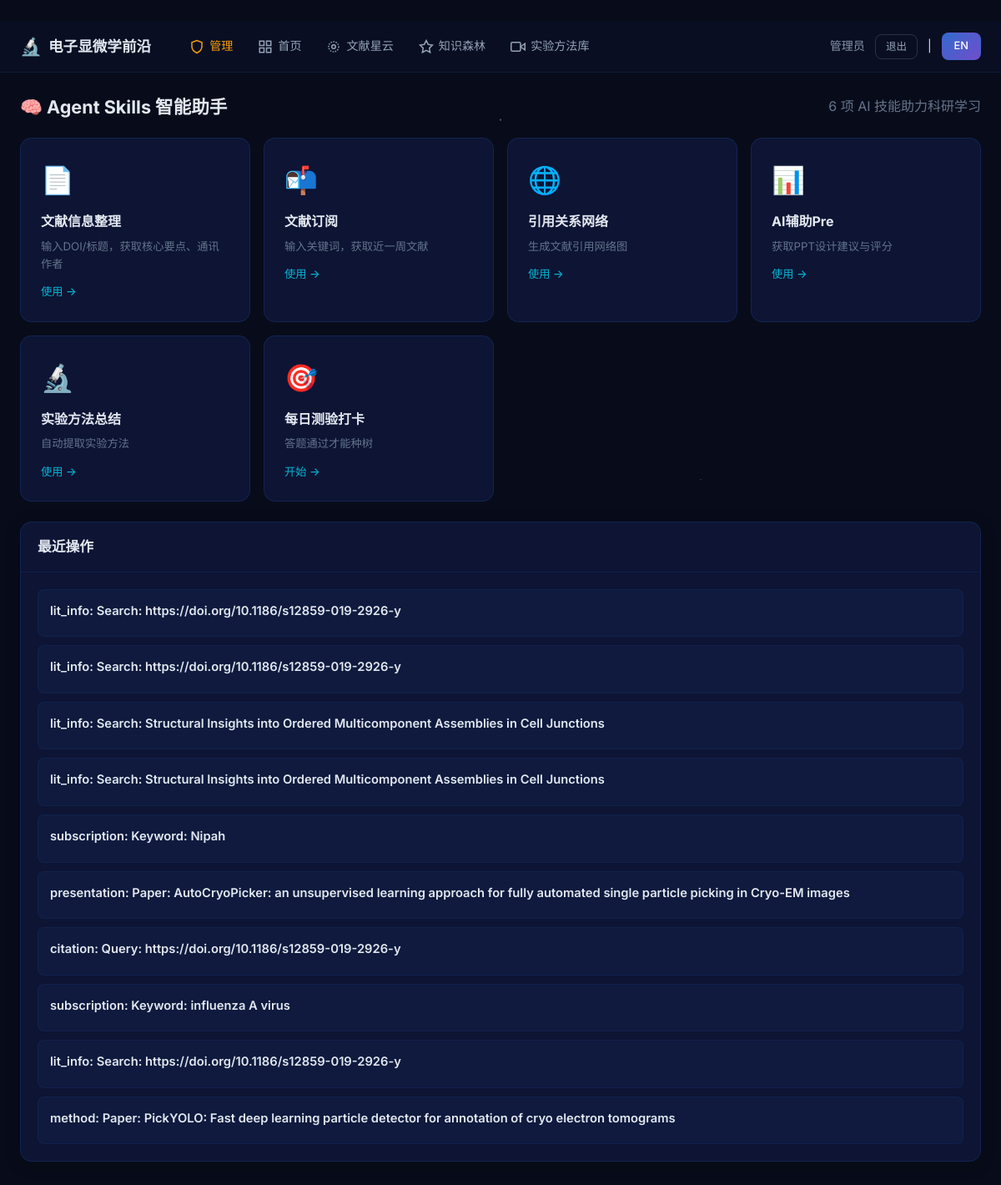
/agent (signed in), run on an earlier commit of the app's database.
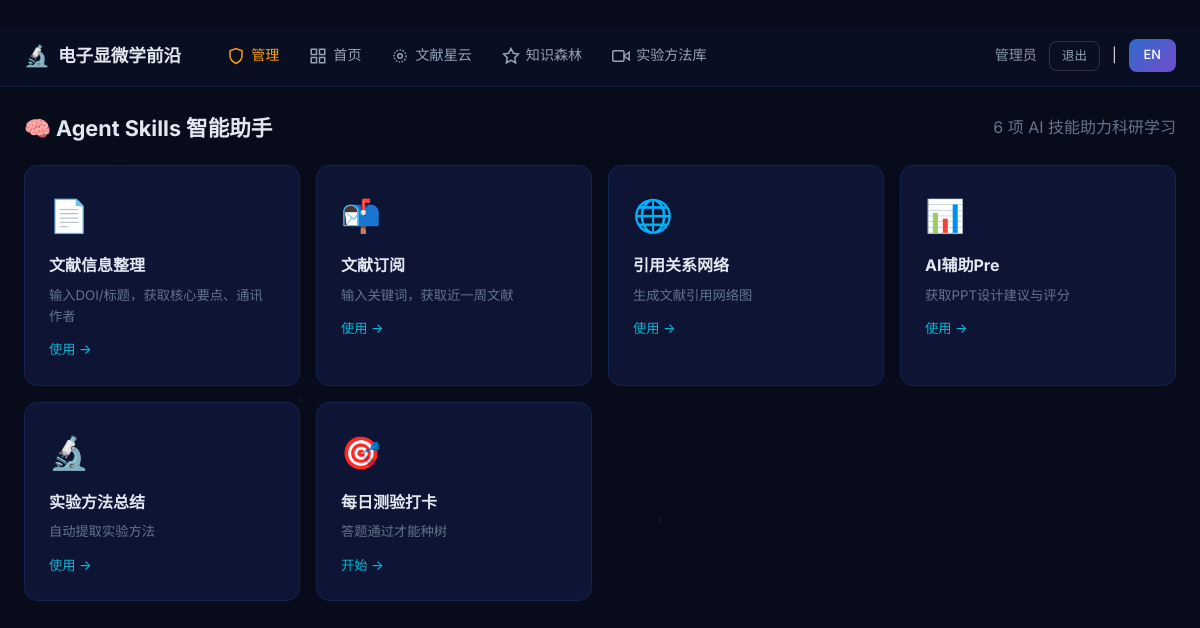
And on a later commit of the database.
### models.py (models this page shows, shortened)
class User(UserMixin, db.Model):
    __tablename__ = "users"
    id = db.Column(db.Integer, primary_key=True)
    student_id = db.Column(db.String(20), unique=True, nullable=False, index=True)
    name = db.Column(db.String(50), nullable=False)
    email = db.Column(db.String(120), nullable=False)
    password_hash = db.Column(db.String(256), nullable=False)
    is_admin = db.Column(db.Boolean, default=False)
    registered_at = db.Column(db.DateTime, default=lambda: datetime.now(timezone.utc))
    subscriptions = db.relationship("LiteratureSubscription", backref="user", lazy="dynamic")
    checkins = db.relationship("DailyCheckin", backref="user", lazy="dynamic")
    uploads = db.relationship("UploadedLiterature", backref="uploader", lazy="dynamic")
    rewards = db.relationship("AttendanceReward", backref="user", lazy="dynamic")

class AgentLog(db.Model):
    __tablename__ = "agent_logs"
    id = db.Column(db.Integer, primary_key=True)
    user_id = db.Column(db.Integer, db.ForeignKey("users.id"), nullable=True)
    skill = db.Column(db.String(50), nullable=False)
    action = db.Column(db.String(200), nullable=False)
    input_data = db.Column(db.Text, default="")
    output_data = db.Column(db.Text, default="")
    status = db.Column(db.String(20), default="success")
    created_at = db.Column(db.DateTime, default=lambda: datetime.now(timezone.utc))

### app.py (the view)
@app.route("/agent")
@login_required
def agent_dashboard():
    from models import AgentLog
    logs = AgentLog.query.filter_by(user_id=current_user.id).order_by(AgentLog.created_at.desc()).limit(10).all()
    return render_template("agent.html", logs=logs)

### app.py (called while the page is built)
@login_manager.user_loader
def load_user(user_id):
    return db.session.get(User, int(user_id))

@app.after_request
def no_cache(response):
    if 'text/html' in response.content_type:
        response.headers['Cache-Control'] = 'no-store, no-cache, must-revalidate, max-age=0'
        response.headers['Pragma'] = 'no-cache'
        response.headers['Expires'] = '0'
    return response

@app.context_processor
def inject_globals():
    lang = flask_session.get('lang', 'zh')
    return dict(lang=lang, _=_)

def _(zh_text, en_text=''):
    lang = flask_session.get('lang', 'zh')
    if lang == 'en' and en_text:
        return en_text
    return zh_text

### templates/agent.html (shortened to what this page needs)
{% extends "base.html" %}
{% block content %}
<div class="page-header"><h1>🧠 Agent Skills 智能助手</h1><p class="text-muted">6 项 AI 技能助力科研学习</p></div>
<div class="action-grid">
<a href="{{ url_for('agent_literature_info') }}" class="action-card">
<div class="action-icon">📄</div><h3>{{ _('文献信息整理', 'Lit Info') }}</h3><p>{{ _('输入DOI/标题，获取核心要点、通讯作者', 'Get paper details via OpenAlex') }}</p><span class="action-arrow">{{ _('使用', 'Use') }} →</span></a>
<a href="{{ url_for('agent_subscription') }}" class="action-card">
<div class="action-icon">📬</div><h3>{{ _('文献订阅', 'Subscribe') }}</h3><p>{{ _('输入关键词，获取近一周文献', 'Get weekly papers by keyword') }}</p><span class="action-arrow">{{ _('使用', 'Use') }} →</span></a>
<a href="{{ url_for('agent_citation') }}" class="action-card">
<div class="action-icon">🌐</div><h3>{{ _('引用关系网络', 'Citation Net') }}</h3><p>{{ _('生成文献引用网络图', 'Build citation relationship graph') }}</p><span class="action-arrow">{{ _('使用', 'Use') }} →</span></a>
<a href="{{ url_for('agent_presentation') }}" class="action-card">
<div class="action-icon">📊</div><h3>{{ _('AI辅助Pre', 'AI Pre') }}</h3><p>{{ _('获取PPT设计建议与评分', 'Get presentation tips & scoring') }}</p><span class="action-arrow">{{ _('使用', 'Use') }} →</span></a>
<a href="{{ url_for('agent_methods') }}" class="action-card">
<div class="action-icon">🔬</div><h3>{{ _('实验方法总结', 'Methods') }}</h3><p>{{ _('自动提取实验方法', 'Extract experimental methods') }}</p><span class="action-arrow">{{ _('使用', 'Use') }} →</span></a>
<a href="{{ url_for('study') }}" class="action-card">
<div class="action-icon">🎯</div><h3>{{ _('每日测验打卡', 'Daily Quiz') }}</h3><p>{{ _('答题通过才能种树', 'Pass quiz to plant trees') }}</p><span class="action-arrow">{{ _('开始', 'Start') }} →</span></a>
</div>
{% if logs %}
<div class="card"><div class="card-header"><h2>{{ _('最近操作', 'Recent') }}</h2></div><div class="card-body">
<div class="paper-list">{% for log in logs %}
<div class="paper-item"><span class="paper-title">{{ log.skill }}: {{ log.action }}</span></div>
{% endfor %}</div></div></div>{% endif %}
{% endblock %}

### templates/base.html (shortened to what this page needs)
﻿<!DOCTYPE html>
<html lang="zh-CN">
<head>
    <link rel="stylesheet" href="{{ url_for('static', filename='css/style.css') }}">
</head>
<body>
    <nav class="navbar">
        <div class="nav-inner">
            <a href="{{ url_for('index') }}" class="nav-brand">
                <span class="brand-icon">🔬</span>
                <span class="brand-text">{{ _('电子显微学前沿', 'EM Course') }}</span>
            </a>
            {% if current_user.is_authenticated %}
            <div class="nav-links">
                {% if current_user.is_admin %}
                <a href="{{ url_for("admin_dashboard") }}" class="nav-link admin-link {% if request.endpoint and "admin" in request.endpoint %}active{% endif %}">
                    <svg width="18" height="18" viewBox="0 0 24 24" fill="none" stroke="currentColor" stroke-width="2"><path d="M12 22s8-4 8-10V5l-8-3-8 3v7c0 6 8 10 8 10z"/></svg>
                    {{ _("管理", "Admin") }}
                </a>
                {% endif %}
                <a href="{{ url_for("dashboard") }}" class="nav-link {% if request.endpoint == "dashboard" %}active{% endif %}">
                    <svg width="18" height="18" viewBox="0 0 24 24" fill="none" stroke="currentColor" stroke-width="2"><rect x="3" y="3" width="7" height="7"/><rect x="14" y="3" width="7" height="7"/><rect x="14" y="14" width="7" height="7"/><rect x="3" y="14" width="7" height="7"/></svg>
                    {{ _("首页", "Home") }}
                </a>
                <a href="{{ url_for("literature_hub") }}" class="nav-link {% if request.endpoint == "literature_hub" %}active{% endif %}">
                    <svg width="18" height="18" viewBox="0 0 24 24" fill="none" stroke="currentColor" stroke-width="2"><circle cx="12" cy="12" r="3"/><circle cx="12" cy="12" r="8" stroke-dasharray="2 2"/></svg>
                    {{ _("文献星云", "Nebula") }}
                </a>
                <a href="{{ url_for("knowledge_forest") }}" class="nav-link {% if request.endpoint == "knowledge_forest" %}active{% endif %}">
                    <svg width="18" height="18" viewBox="0 0 24 24" fill="none" stroke="currentColor" stroke-width="2"><path d="M12 2L15.09 8.26L22 9.27L17 14.14L18.18 21.02L12 17.77L5.82 21.02L7 14.14L2 9.27L8.91 8.26L12 2z"/></svg>
                    {{ _("知识森林", "Forest") }}
                </a>
                <a href="{{ url_for("experiments_page") }}" class="nav-link {% if request.endpoint == "experiments_page" %}active{% endif %}">
                    <svg width="18" height="18" viewBox="0 0 24 24" fill="none" stroke="currentColor" stroke-width="2"><polygon points="23 7 16 12 23 17 23 7"/><rect x="1" y="5" width="15" height="14" rx="2" ry="2"/></svg>
                    {{ _("实验方法库", "Experiments") }}
                </a>
            </div>
            <div class="nav-user"><div class="nav-user">
                <span class="user-name">{{ current_user.name }}</span>
                <a href="{{ url_for('logout') }}" class="btn btn-sm btn-outline">{{ _('退出', 'Logout') }}</a>
                <span class="lang-spacer">|</span>
                <a href="{{ url_for("set_lang", lang_code="en" if lang=="zh" else "zh", next=request.path) }}" class="btn btn-sm lang-toggle">{{ "EN" if lang=="zh" else "中文" }}</a>
            </div>
            {% endif %}
        </div>
    </nav>
    <main class="main-content">
        {% block content %}{% endblock %}
    </main>
</body>
</html>

What changed in the data, as far as the page shows it:
removed AgentLog: skill "lit_info", action "Search: https://doi.org/10.1186/s12859-019-2926-y"
removed AgentLog: skill "lit_info", action "Search: https://doi.org/10.1186/s12859-019-2926-y"
removed AgentLog: skill "lit_info", action "Search: Structural Insights into Ordered Multicomponent Assemblies in Cell Junctions"
removed AgentLog: skill "lit_info", action "Search: Structural Insights into Ordered Multicomponent Assemblies in Cell Junctions"
removed AgentLog: skill "subscription", action "Keyword: Nipah"
removed AgentLog: skill "presentation", action "Paper: AutoCryoPicker: an unsupervised learning approach for fully automated single particle picking in Cryo-EM images"
removed AgentLog: skill "citation", action "Query: https://doi.org/10.1186/s12859-019-2926-y"
removed AgentLog: skill "subscription", action "Keyword: influenza A virus"
removed AgentLog: skill "lit_info", action "Search: https://doi.org/10.1186/s12859-019-2926-y"
removed AgentLog: skill "method", action "Paper: PickYOLO: Fast deep learning particle detector for annotation of cryo electron tomograms"
Also different on the page:
text no longer shown: "最近操作"
